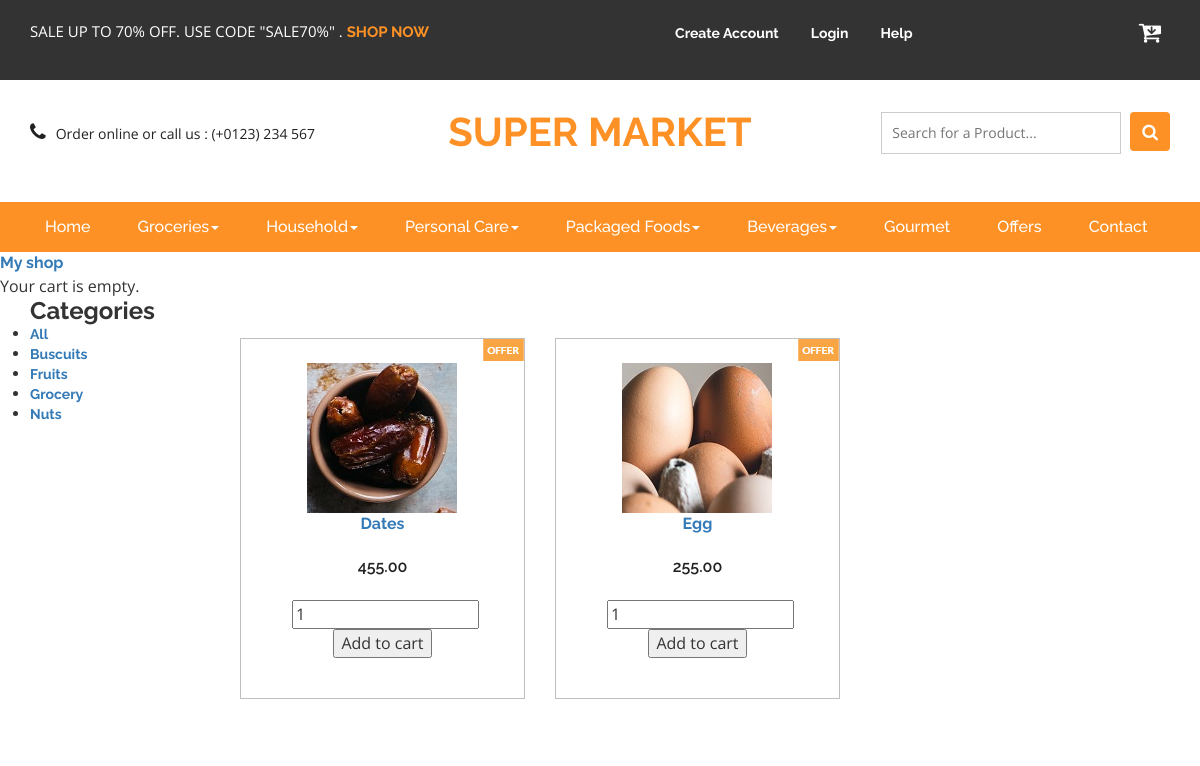
Page /grocery/ on the committed database.
### shop/models.py (models this page shows, shortened)
class Category(models.Model):
    name = models.CharField(max_length=200,
    db_index=True)
    slug = models.SlugField(max_length=200,db_index=True,unique=True)
    class Meta:
        ordering = ('name',)
        verbose_name = 'category'
        verbose_name_plural = 'categories'
    def get_absolute_url(self):
        return reverse('shop:product_list_by_category',
                       args=[self.slug])

class Product(models.Model):
    category = models.ForeignKey(Category,
    related_name='products')
    name = models.CharField(max_length=200, db_index=True)
    slug = models.SlugField(max_length=200, db_index=True)
    image = models.ImageField(upload_to='products/%Y/%m/%d',
    blank=True)
    description = models.TextField(blank=True)
    price = models.DecimalField(max_digits=10, decimal_places=2)
    stock = models.PositiveIntegerField()
    available = models.BooleanField(default=True)
    created = models.DateTimeField(auto_now_add=True)
    updated = models.DateTimeField(auto_now=True)
    class Meta:
        ordering = ('name',)
        index_together = (('id', 'slug'),)
    def get_absolute_url(self):
        return reverse('shop:product_detail',
                       args=[self.id, self.slug])

### shop/views.py (the view)
# urls.py: url(r'^(?P<category_slug>[-\w]+)/$',views.product_list,name='product_list_by_category'),
def product_list(request, category_slug=None):
    category = None
    categories = Category.objects.all()
    products = Product.objects.filter(available=True)
    if category_slug:
        category = get_object_or_404(Category, slug=category_slug)
        products = products.filter(category=category)
    return render(request,'shop/product/list.html',{'category': category,'categories': categories,'products': products})

### cart/cart.py (called while the page is built)
    def __len__(self):
        return sum(item['quantity'] for item in self.cart.values())

### cart/context_processors.py (called while the page is built)
def cart(request):
    return {'cart': Cart(request)}

### shop/templates/shop/product/list.html (shortened to what this page needs)
{% extends "shop/base.html" %}
{% load static %}
{% block content %}
<div class="container">
    <div class="row">
        <div class="col-md-2">
            <div id="sidebar">
                <h3>Categories</h3>
                <ul>
                    <li {% if not category %}class="selected"{% endif %}>
                        <a href="{% url 'shop:product_list' %}">All</a>
                    </li>
                {% for c in categories %}
                    <li {% if category.slug == c.slug %}class="selected"{% endif %}>
                        <a href="{{ c.get_absolute_url }}">{{ c.name }}</a>
                    </li>
                {% endfor %}
                </ul>
            </div>
        </div>
         <div class="col-md-10">
               <div class="agile_top_brands_grids">
								{% for product in products %}
								<div class="col-md-4 top_brand_left" style="margin-bottom:40px">
									<div class="hover14 column">
										<div class="agile_top_brand_left_grid">
											<div class="agile_top_brand_left_grid_pos">
												<img src="{% static 'homepage/images/offer.png' %}" alt=" " class="img-responsive" />
											</div>
											<div class="agile_top_brand_left_grid1">
												<figure>
													<div class="snipcart-item block" >
														<div class="snipcart-thumb">
															<a href="{{ product.get_absolute_url }}">
                                                                <img src="{% if product.image %}{{ product.image.url }}{% else %}{% static 'img/no_image.png' %}{% endif %}">
                                                            </a>
															 <a href="{{ product.get_absolute_url }}">{{ product.name }}</a><br>
															<h4>{{  product.price}}</h4>
														</div>
														<div class="snipcart-details top_brand_home_details">
															<form action="{% url 'cart:cart_add' product.id %}" method="post">
																<input type="number" name="quantity" value="1"/>
																<input type="submit" value="Add to cart">
															</form>
														</div>
													</div>
												</figure>
											</div>
										</div>
									</div>
								</div>
								{% endfor %}
							</div>
         </div>
    </div>
</div>
{% endblock %}

### shop/static/shop/css/styles.css (style rules this page uses)
html, body { font-size: 100%; font-family: 'Open Sans', sans-serif; background:#ffffff; }
ul,label { margin:0; padding:0; }
.snipcart-thumb a { display: block; text-align: center; }
.agile_top_brand_left_grid { position: relative; display: block; }
input[type="submit"],#PPMiniCart .minicart-submit,.w3ls_vegetables ul li a,input[type="reset"],.agileinfo_mail_grid_left ul li a,.events_bottom_left2 ul li a,.w3ls_service_grids1_right a,ul.agileits_social_icons li a,.w3l_banner_nav_right_banner_pet a,.w3ls_w3l_banner_nav_right_grid_head_grid ul li a,.products-breadcrumb ul li a,.w3_footer_grid ul li a,.w3l_fresh_vegetables_grid ul li a,.wthree_footer_copy p a,.agile_top_brand_left_grid1 .button,.w3ls_logo_products_left1 ul.special_items li a,.w3ls_logo_products_left1 ul.phone_email li a { transition: .5s ease-in; -webkit-transition: .5s ease-in; -moz-transition: .5s ease-in; -o-transition: .5s ease-in; -ms-transition: .5s ease-in; }
.agile_top_brand_left_grid { background: #FFFFFF; padding: .5em; position:relative; }
.agile_top_brand_left_grid_pos { position:absolute; top:0%; right:0%; }
.agile_top_brand_left_grid1 { padding:1em; }
.agile_top_brand_left_grid1 img { margin:0 auto; }
.agile_top_brand_left_grid1 h4,.agileinfo_single_right_snipcart h4 { font-weight:600; font-size:1em; color:#212121; text-align: center; }
.snipcart-details { text-align: center; margin: 1.5em auto 1em; width:77%; }
.column div.agile_top_brand_left_grid { position: relative; margin:0; }
.agile_top_brand_left_grid figure { margin: 0; padding: 0; background:transparent; overflow: hidden; z-index: 0; }
.hover14 figure { position: relative; }
.hover14 figure::before { position: absolute; top: 0; left: -75%; z-index: 2; display: block; content: ''; width: 50%; height: 100%; background: -webkit-linear-gradient(left, rgba(255,255,255,0) 0%, rgba(255,255,255,.3) 100%); background: linear-gradient(to right, rgba(255,255,255,0) 0%, rgba(255,255,255,.3) 100%); -webkit-transform: skewX(-25deg); transform: skewX(-25deg); }
.agile_top_brands_grids { margin-top: 40px; }
.hover14.column { border: 1px solid #c0bebe; }

### rows in the picture
Category: name "Buscuits"
Category: name "Fruits"
Category: name "Grocery"
Category: name "Nuts"
Product: image (picture), name "Dates", price "455.00"
Product: image (picture), name "Egg", price "255.00"
